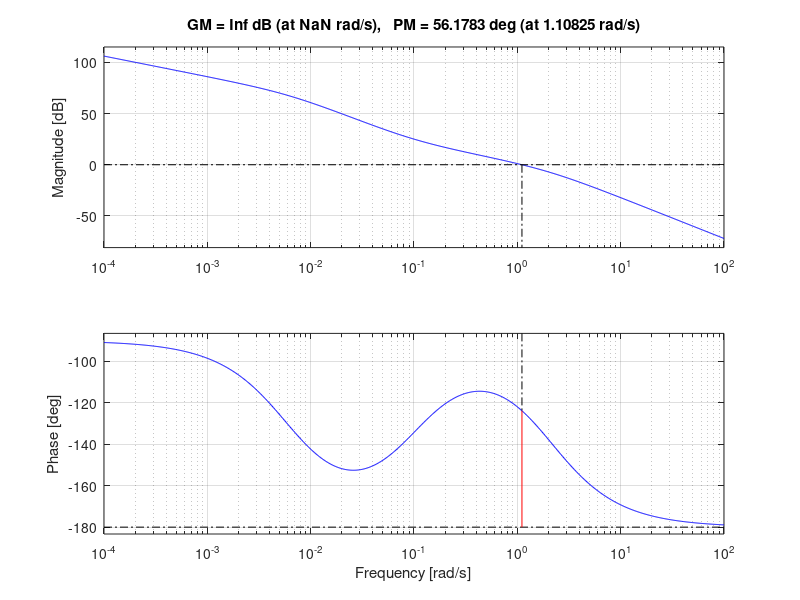

This chart was generated by the following MATLAB code:
clear all 
close all
s = tf('s')
%% 
% The system is 

G = 4/(s*(s+2));
%% 
% Spec 1: Kv = 20;
% 
% Spec 2: Phi_m > 50 deg
% 
% Spec 3: gm > 10dB
%% Lead controller design
% For a lead controller we have
% 
% C = Kc (T*s+1)/(alpha*T*s+1)
% 
% We need to design Kc, alpha, and T
% Spec 1: Kv = 20
% We compute Kv as
% 
% Kv = lim_{s \to 0} s L(s) = 2 Kc
% 
% Then, we choose

Kc = 10;
%% 
% The bode plot with this gain is given by

margin(Kc*G)
% Spec 2: phi_m > 50
% At the gain crossover frequency we have a phase of 18. We need to bring this 
% up to >50 (let's say 60)
% 
% This gives us the value for 

phi_cm = 60 - 18; 
%% 
% which in turn can be used to compute alpha

alpha = (1-sin(phi_cm*pi/180))/(1+sin(phi_cm*pi/180));
%% 
% Next, we select T to place the maximum phase boost at the desired frequency. 
% The desired frequency (where we get the peak phase boost) is around the gain 
% crossover frequency. Since the lead compensator will slightly increase this 
% frequency, we set: 

omega_m = 9;
%% 
% Then, T can be computed using

T = 1/(sqrt(alpha)*omega_m);
%% 
% and the controller is finally given by

C = Kc * (T*s+1)/(alpha*T*s+1);
%% 
% Let's verify the design by plotting the bode plot

margin(C*G)
%% 
% Notice that the above design also satisfies Spec 1.
% 
% 
%% Lag compensator
% For a lag controller we have
% 
% C = Kc (T*s+1)/(beta*T*s+1)
% 
% We need to design Kc, beta, and T
% Spec 1: Kv = 20
% We compute Kv as
% 
% Kv = lim_{s \to 0} s L(s) = 2 Kc
% 
% Then, we choose

Kc = 10;
%% 
% The bode plot with this gain is given by

margin(Kc*G)
% Spec 2: phi_m > 50
% The goal is to achieve a phase margin of at least 50 degrees (targeting around 
% 60). The desired gain crossover frequency is near 1 rad/s, where the magnitude 
% is roughly 24 dB. We want to reduce the gain by this amount to achieve the desired 
% phase margin. To calculate beta, we use the relation:
% 
% 20 log (beta) = 24 dB
% 
% which gives

beta = 10^(24/20);
%% 
% Finally, to choose T, we place the zero of the lag compensator one decade 
% below the new gain crossover frequency to ensure minimal impact on phase margin. 
% Since the desired gain crossover frequency is around 1 rad/s, we set: 

T = 10/1;
%% 
% This gives the lag compensator

C = Kc * (T*s+1)/(beta*T*s+1);
%% 
% with bode plot

margin(C*G)
%% 
% This design meets all specifications.
